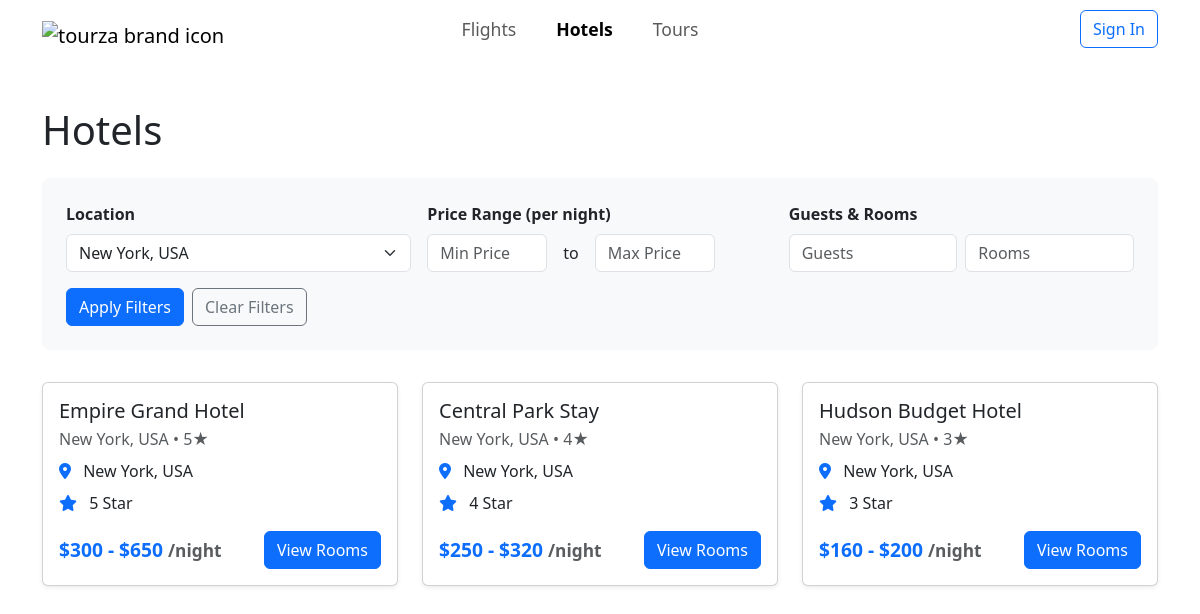
/hotels.php?location=New York, USA, run on the app's committed database.
### tables this page shows
CREATE TABLE `hotels` (
  `Hotel_ID` int(11) NOT NULL,
  `Location` varchar(100) NOT NULL,
  `Name` varchar(100) NOT NULL,
  `Stars` varchar(20) DEFAULT NULL,
  PRIMARY KEY (`Hotel_ID`)
);

### auth.php (called while the page is built, shortened)
<?php
class Auth {
    public function isLoggedIn() {
        return isset($_SESSION['user_id']);
    }
}
?>

### hotels.php (the view, shortened to what this page needs)
<?php
require_once 'auth.php';
$auth = new Auth();
$isLoggedIn = $auth->isLoggedIn();
$currentUser = $auth->getCurrentUser();
$location = $_GET['location'] ?? '';
$minPrice = $_GET['min_price'] ?? '';
$maxPrice = $_GET['max_price'] ?? '';
$guests = $_GET['guests'] ?? '';
$rooms = $_GET['rooms'] ?? '';
$query = "SELECT h.*, MIN(r.cost_night) as min_price, MAX(r.cost_night) as max_price
          FROM hotels h
          LEFT JOIN rooms r ON h.Hotel_ID = r.H_Hotel_ID
          WHERE 1=1";
$params = [];
if ($location) {
    $query .= " AND h.Location LIKE ?";
    $params[] = "%$location%";
}
$query .= " GROUP BY h.Hotel_ID ORDER BY h.Stars DESC, h.Name";
$stmt = $pdo->prepare($query);
$stmt->execute($params);
$hotels = $stmt->fetchAll();
$locations = $pdo->query("SELECT DISTINCT Location FROM hotels ORDER BY Location")->fetchAll(PDO::FETCH_COLUMN);
$priceRange = $pdo->query("SELECT MIN(cost_night) as min_price, MAX(cost_night) as max_price FROM rooms WHERE cost_night IS NOT NULL")->fetch();
?>
<!DOCTYPE html>
<html lang="en">
<head>
    <link href="https://cdn.jsdelivr.net/npm/bootstrap@5.3.0/dist/css/bootstrap.min.css" rel="stylesheet">
    <link href="https://cdnjs.cloudflare.com/ajax/libs/font-awesome/6.0.0/css/all.min.css" rel="stylesheet">
    <link href="./styles.css" rel="stylesheet">
</head>
<body>
    <nav class="navbar navbar-expand-lg">
        <div class="container-fluid">
            <a class="navbar-brand" href="index.php"><img src="./images/logo.svg" alt="tourza brand icon"></a>
            <ul class="navbar-nav flex-row ms-3 justify-content-center" style="gap: 1.5rem; font-weight: 500; font-size: 1.1rem;">
                <li class="nav-item"><a class="nav-link px-2" href="index.php#flight-search">Flights</a></li>
                <li class="nav-item"><a class="nav-link px-2 active" href="hotels.php">Hotels</a></li>
                <li class="nav-item"><a class="nav-link px-2" href="tours.php">Tours</a></li>
            </ul>
            <div class="d-flex">
                <?php if ($isLoggedIn): ?>
                    <div class="dropdown">
                        <button class="btn btn-link dropdown-toggle" type="button" id="userDropdown" data-bs-toggle="dropdown" aria-expanded="false">
                            <img src="<?php echo $currentUser['profile_picture'] ?? './images/default-avatar.png'; ?>" alt="Profile" class="rounded-circle me-2" style="width: 24px; height: 24px;">
                            <?php echo $currentUser['first_name']; ?>
                        </button>
                        <ul class="dropdown-menu" aria-labelledby="userDropdown">
                            <li><a class="dropdown-item" href="profile.php">Profile</a></li>
                            <li><a class="dropdown-item" href="bookings.php">My Bookings</a></li>
                            <li><hr class="dropdown-divider"></li>
                            <li><a class="dropdown-item" href="#" onclick="logout()">Sign Out</a></li>
                        </ul>
                    </div>
                <?php else: ?>
                    <button class="btn btn-outline-primary" data-bs-toggle="modal" data-bs-target="#authModal">
                        Sign In
                    </button>
                <?php endif; ?>
            </div>
        </div>
    </nav>
    <div class="container py-5">
        <h1 class="mb-4">Hotels</h1>
        <div class="filter-section">
            <form method="GET" class="row g-3">
                <div class="col-md-4">
                    <label for="location" class="form-label">Location</label>
                    <select class="form-select" id="location" name="location">
                        <?php foreach ($locations as $loc): ?>
                            <option value="<?php echo htmlspecialchars($loc); ?>" <?php echo $location === $loc ? 'selected' : ''; ?>>
                                <?php echo htmlspecialchars($loc); ?>
                            </option>
                        <?php endforeach; ?>
                    </select>
                </div>
                <div class="col-md-4">
                    <label class="form-label">Price Range (per night)</label>
                    <div class="price-range">
                        <input type="number" class="form-control" name="min_price" placeholder="Min Price" value="<?php echo $minPrice; ?>" min="<?php echo $priceRange['min_price']; ?>">
                        <span>to</span>
                        <input type="number" class="form-control" name="max_price" placeholder="Max Price" value="<?php echo $maxPrice; ?>" max="<?php echo $priceRange['max_price']; ?>">
                    </div>
                </div>
                <div class="col-md-4">
                    <label class="form-label">Guests & Rooms</label>
                    <div class="d-flex gap-2">
                        <input type="number" class="form-control" name="guests" placeholder="Guests" value="<?php echo htmlspecialchars($guests); ?>" min="1">
                        <input type="number" class="form-control" name="rooms" placeholder="Rooms" value="<?php echo htmlspecialchars($rooms); ?>" min="1">
                    </div>
                </div>
                <div class="col-md-12 d-flex align-items-end">
                    <button type="submit" class="btn btn-primary me-2">Apply Filters</button>
                    <a href="hotels.php" class="btn btn-outline-secondary">Clear Filters</a>
                </div>
            </form>
        </div>
        <div class="row g-4">
            <?php if (empty($hotels)): ?>
                <div class="col-12">
                    <div class="alert alert-info">
                        No hotels found matching your criteria. Please try different filters.
                    </div>
                </div>
            <?php else: ?>
                <?php foreach ($hotels as $hotel): ?>
                    <div class="col-md-6 col-lg-4">
                        <div class="card hotel-card shadow-sm h-100">
                            <div class="card-body d-flex flex-column">
                                <h5 class="card-title mb-1"><?php echo htmlspecialchars($hotel['Name']); ?></h5>
                                <div class="mb-2 text-muted"><?php echo htmlspecialchars($hotel['Location']); ?> &bull; <?php echo $hotel['Stars']; ?>★</div>
                                <ul class="hotel-features mb-2">
                                    <li><i class="fas fa-map-marker-alt"></i> <?php echo htmlspecialchars($hotel['Location']); ?></li>
                                    <li><i class="fas fa-star"></i> <?php echo $hotel['Stars']; ?> Star</li>
                                </ul>
                                <div class="mt-auto d-flex justify-content-between align-items-center">
                                    <div class="hotel-price">
                                        <?php
                                        $roomStmt = $pdo->prepare("SELECT MIN(cost_night) as min_cost FROM rooms WHERE H_Hotel_ID = ?");
                                        $roomStmt->execute([$hotel['Hotel_ID']]);
                                        $minRoom = $roomStmt->fetch();
                                        $minRoomPrice = $minRoom && $minRoom['min_cost'] ? $minRoom['min_cost'] : null;
                                        ?>
                                        <?php if ($hotel['min_price'] && $hotel['max_price'] && $hotel['min_price'] != $hotel['max_price']): ?>
                                            $<?php echo number_format($hotel['min_price']); ?> - $<?php echo number_format($hotel['max_price']); ?>
                                        <?php elseif ($minRoomPrice): ?>
                                            $<?php echo number_format($minRoomPrice); ?>
                                        <?php else: ?>
                                            No rooms available
                                        <?php endif; ?>
                                        <span class="text-muted" style="font-size:0.9em;">/night</span>
                                    </div>
                                    <a href="rooms.php?hotel_id=<?php echo $hotel['Hotel_ID']; ?>" class="btn btn-primary">View Rooms</a>
                                </div>
                            </div>
                        </div>
                    </div>
                <?php endforeach; ?>
            <?php endif; ?>
        </div>
    </div>
</body>
</html>

### styles.css (style rules this page uses)
.container-fluid { max-width: 1140px; }
.navbar-brand { margin-right: -160px; }
.navbar-brand>img { height: 180px; margin-bottom: -380px; margin-top: -370px; }
.nav-link.active { color: #0d6efd; font-weight: bold; }
.form-label { font-weight: bold; }

### hotels.php (style rules this page uses)
.hotel-card { transition: transform 0.2s; height: 100%; }
.hotel-price { font-size: 1.2rem; font-weight: bold; color: #0d6efd; }
.hotel-features { list-style: none; padding-left: 0; }
.hotel-features li { margin-bottom: 0.5rem; }
.hotel-features i { color: #0d6efd; margin-right: 0.5rem; }
.filter-section { background: #f8f9fa; padding: 1.5rem; border-radius: 8px; margin-bottom: 2rem; }
.price-range { display: flex; gap: 1rem; align-items: center; }
.price-range input { width: 120px; }

### data on the page
hotels: Name "Empire Grand Hotel", Location "New York, USA", Stars "5", min_price "300", max_price "650"
hotels: Name "Central Park Stay", Location "New York, USA", Stars "4", min_price "250", max_price "320"
hotels: Name "Hudson Budget Hotel", Location "New York, USA", Stars "3", min_price "160", max_price "200"

### other printed values
form field location "New York, USA"
